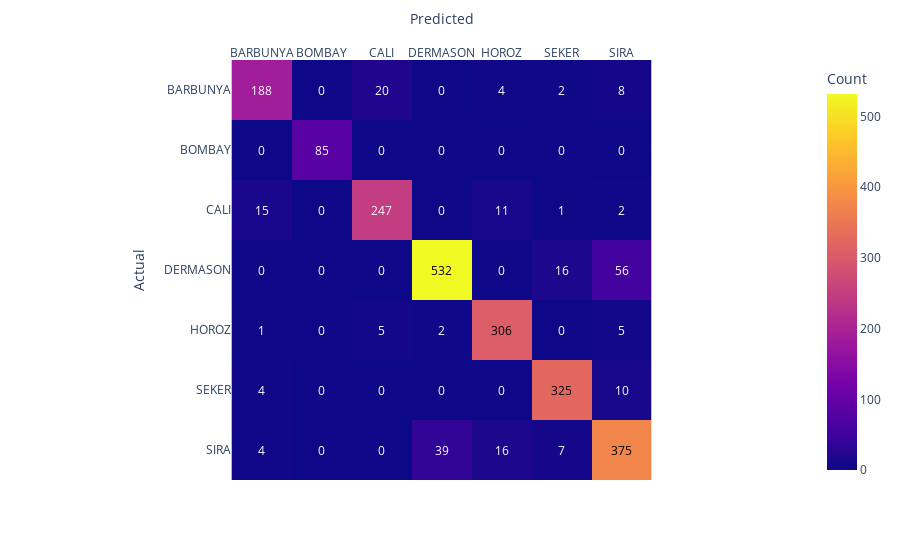

Source (notebook cell):
### Markdown cell above
### 6.4 Naive Bayes

### Code cell
nb = GaussianNB()
dist = {'var_smoothing': np.logspace(0,-9, num=100)}
nb_best_params = train_evaluate_encoded2(nb, dist, X_train, y_encoded2, X_val, y_val_encoded2, cv=5)

### Figure 1 — Plotly figure (JSON) as saved in the notebook; plotly's stock layout.template omitted (floating-point values rounded to 4 significant figures)
{"data": [{"coloraxis": "coloraxis", "hovertemplate": "Predicted: %{x}<br>Actual: %{y}<br>Count: %{z}<extra></extra>", "name": "0", "type": "heatmap", "x": ["BARBUNYA", "BOMBAY", "CALI", "DERMASON", "HOROZ", "SEKER", "SIRA"], "xaxis": "x", "y": ["BARBUNYA", "BOMBAY", "CALI", "DERMASON", "HOROZ", "SEKER", "SIRA"], "yaxis": "y", "z": [[188, 0, 20, 0, 4, 2, 8], [0, 85, 0, 0, 0, 0, 0], [15, 0, 247, 0, 11, 1, 2], [0, 0, 0, 532, 0, 16, 56], [1, 0, 5, 2, 306, 0, 5], [4, 0, 0, 0, 0, 325, 10], [4, 0, 0, 39, 16, 7, 375]]}], "layout": {"annotations": [{"font": {"color": "white"}, "showarrow": false, "text": "188", "x": "BARBUNYA", "y": "BARBUNYA"}, {"font": {"color": "white"}, "showarrow": false, "text": "0", "x": "BOMBAY", "y": "BARBUNYA"}, {"font": {"color": "white"}, "showarrow": false, "text": "20", "x": "CALI", "y": "BARBUNYA"}, {"font": {"color": "white"}, "showarrow": false, "text": "0", "x": "DERMASON", "y": "BARBUNYA"}, {"font": {"color": "white"}, "showarrow": false, "text": "4", "x": "HOROZ", "y": "BARBUNYA"}, {"font": {"color": "white"}, "showarrow": false, "text": "2", "x": "SEKER", "y": "BARBUNYA"}, {"font": {"color": "white"}, "showarrow": false, "text": "8", "x": "SIRA", "y": "BARBUNYA"}, {"font": {"color": "white"}, "showarrow": false, "text": "0", "x": "BARBUNYA", "y": "BOMBAY"}, {"font": {"color": "white"}, "showarrow": false, "text": "85", "x": "BOMBAY", "y": "BOMBAY"}, {"font": {"color": "white"}, "showarrow": false, "text": "0", "x": "CALI", "y": "BOMBAY"}, {"font": {"color": "white"}, "showarrow": false, "text": "0", "x": "DERMASON", "y": "BOMBAY"}, {"font": {"color": "white"}, "showarrow": false, "text": "0", "x": "HOROZ", "y": "BOMBAY"}, {"font": {"color": "white"}, "showarrow": false, "text": "0", "x": "SEKER", "y": "BOMBAY"}, {"font": {"color": "white"}, "showarrow": false, "text": "0", "x": "SIRA", "y": "BOMBAY"}, {"font": {"color": "white"}, "showarrow": false, "text": "15", "x": "BARBUNYA", "y": "CALI"}, {"font": {"color": "white"}, "showarrow": false, "text": "0", "x": "BOMBAY", "y": "CALI"}, {"font": {"color": "white"}, "showarrow": false, "text": "247", "x": "CALI", "y": "CALI"}, {"font": {"color": "white"}, "showarrow": false, "text": "0", "x": "DERMASON", "y": "CALI"}, {"font": {"color": "white"}, "showarrow": false, "text": "11", "x": "HOROZ", "y": "CALI"}, {"font": {"color": "white"}, "showarrow": false, "text": "1", "x": "SEKER", "y": "CALI"}, {"font": {"color": "white"}, "showarrow": false, "text": "2", "x": "SIRA", "y": "CALI"}, {"font": {"color": "white"}, "showarrow": false, "text": "0", "x": "BARBUNYA", "y": "DERMASON"}, {"font": {"color": "white"}, "showarrow": false, "text": "0", "x": "BOMBAY", "y": "DERMASON"}, {"font": {"color": "white"}, "showarrow": false, "text": "0", "x": "CALI", "y": "DERMASON"}, {"font": {"color": "black"}, "showarrow": false, "text": "532", "x": "DERMASON", "y": "DERMASON"}, {"font": {"color": "white"}, "showarrow": false, "text": "0", "x": "HOROZ", "y": "DERMASON"}, {"font": {"color": "white"}, "showarrow": false, "text": "16", "x": "SEKER", "y": "DERMASON"}, {"font": {"color": "white"}, "showarrow": false, "text": "56", "x": "SIRA", "y": "DERMASON"}, {"font": {"color": "white"}, "showarrow": false, "text": "1", "x": "BARBUNYA", "y": "HOROZ"}, {"font": {"color": "white"}, "showarrow": false, "text": "0", "x": "BOMBAY", "y": "HOROZ"}, {"font": {"color": "white"}, "showarrow": false, "text": "5", "x": "CALI", "y": "HOROZ"}, {"font": {"color": "white"}, "showarrow": false, "text": "2", "x": "DERMASON", "y": "HOROZ"}, {"font": {"color": "black"}, "showarrow": false, "text": "306", "x": "HOROZ", "y": "HOROZ"}, {"font": {"color": "white"}, "showarrow": false, "text": "0", "x": "SEKER", "y": "HOROZ"}, {"font": {"color": "white"}, "showarrow": false, "text": "5", "x": "SIRA", "y": "HOROZ"}, {"font": {"color": "white"}, "showarrow": false, "text": "4", "x": "BARBUNYA", "y": "SEKER"}, {"font": {"color": "white"}, "showarrow": false, "text": "0", "x": "BOMBAY", "y": "SEKER"}, {"font": {"color": "white"}, "showarrow": false, "text": "0", "x": "CALI", "y": "SEKER"}, {"font": {"color": "white"}, "showarrow": false, "text": "0", "x": "DERMASON", "y": "SEKER"}, {"font": {"color": "white"}, "showarrow": false, "text": "0", "x": "HOROZ", "y": "SEKER"}, {"font": {"color": "black"}, "showarrow": false, "text": "325", "x": "SEKER", "y": "SEKER"}, {"font": {"color": "white"}, "showarrow": false, "text": "10", "x": "SIRA", "y": "SEKER"}, {"font": {"color": "white"}, "showarrow": false, "text": "4", "x": "BARBUNYA", "y": "SIRA"}, {"font": {"color": "white"}, "showarrow": false, "text": "0", "x": "BOMBAY", "y": "SIRA"}, {"font": {"color": "white"}, "showarrow": false, "text": "0", "x": "CALI", "y": "SIRA"}, {"font": {"color": "white"}, "showarrow": false, "text": "39", "x": "DERMASON", "y": "SIRA"}, {"font": {"color": "white"}, "showarrow": false, "text": "16", "x": "HOROZ", "y": "SIRA"}, {"font": {"color": "white"}, "showarrow": false, "text": "7", "x": "SEKER", "y": "SIRA"}, {"font": {"color": "black"}, "showarrow": false, "text": "375", "x": "SIRA", "y": "SIRA"}], "coloraxis": {"colorbar": {"title": {"text": "Count"}}, "colorscale": [[0, "#0d0887"], [0.1111, "#46039f"], [0.2222, "#7201a8"], [0.3333, "#9c179e"], [0.4444, "#bd3786"], [0.5556, "#d8576b"], [0.6667, "#ed7953"], [0.7778, "#fb9f3a"], [0.8889, "#fdca26"], [1, "#f0f921"]]}, "margin": {"t": 60}, "xaxis": {"anchor": "y", "constrain": "domain", "domain": [0, 1], "scaleanchor": "y", "side": "top", "title": {"text": "Predicted"}}, "yaxis": {"anchor": "x", "autorange": "reversed", "constrain": "domain", "domain": [0, 1], "title": {"text": "Actual"}}}}
